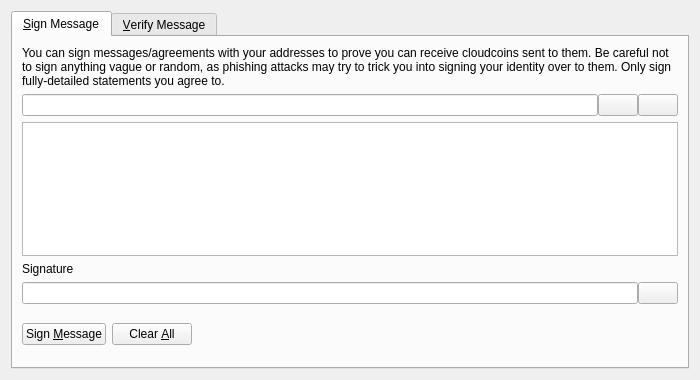
<?xml version="1.0" encoding="UTF-8"?>
<ui version="4.0">
 <class>SignVerifyMessageDialog</class>
 <widget class="QDialog" name="SignVerifyMessageDialog">
  <property name="geometry">
   <rect>
    <x>0</x>
    <y>0</y>
    <width>700</width>
    <height>380</height>
   </rect>
  </property>
  <property name="windowTitle">
   <string>Signatures - Sign / Verify a Message</string>
  </property>
  <property name="modal">
   <bool>true</bool>
  </property>
  <layout class="QVBoxLayout" name="verticalLayout">
   <item>
    <widget class="QTabWidget" name="tabWidget">
     <property name="currentIndex">
      <number>0</number>
     </property>
     <widget class="QWidget" name="tabSignMessage">
      <attribute name="title">
       <string>&amp;Sign Message</string>
      </attribute>
      <layout class="QVBoxLayout" name="verticalLayout_SM">
       <item>
        <widget class="QLabel" name="infoLabel_SM">
         <property name="text">
          <string>You can sign messages/agreements with your addresses to prove you can receive cloudcoins sent to them. Be careful not to sign anything vague or random, as phishing attacks may try to trick you into signing your identity over to them. Only sign fully-detailed statements you agree to.</string>
         </property>
         <property name="textFormat">
          <enum>Qt::PlainText</enum>
         </property>
         <property name="wordWrap">
          <bool>true</bool>
         </property>
        </widget>
       </item>
       <item>
        <layout class="QHBoxLayout" name="horizontalLayout_1_SM">
         <property name="spacing">
          <number>0</number>
         </property>
         <item>
          <widget class="QValidatedLineEdit" name="addressIn_SM">
           <property name="toolTip">
            <string>The Cloudcoin address to sign the message with</string>
           </property>
          </widget>
         </item>
         <item>
          <widget class="QPushButton" name="addressBookButton_SM">
           <property name="toolTip">
            <string>Choose previously used address</string>
           </property>
           <property name="text">
            <string/>
           </property>
           <property name="icon">
            <iconset resource="../bitcoin.qrc">
             <normaloff>:/icons/address-book</normaloff>:/icons/address-book</iconset>
           </property>
           <property name="shortcut">
            <string>Alt+A</string>
           </property>
           <property name="autoDefault">
            <bool>false</bool>
           </property>
          </widget>
         </item>
         <item>
          <widget class="QPushButton" name="pasteButton_SM">
           <property name="toolTip">
            <string>Paste address from clipboard</string>
           </property>
           <property name="text">
            <string/>
           </property>
           <property name="icon">
            <iconset resource="../bitcoin.qrc">
             <normaloff>:/icons/editpaste</normaloff>:/icons/editpaste</iconset>
           </property>
           <property name="shortcut">
            <string>Alt+P</string>
           </property>
           <property name="autoDefault">
            <bool>false</bool>
           </property>
          </widget>
         </item>
        </layout>
       </item>
       <item>
        <widget class="QPlainTextEdit" name="messageIn_SM">
         <property name="toolTip">
          <string>Enter the message you want to sign here</string>
         </property>
        </widget>
       </item>
       <item>
        <widget class="QLabel" name="signatureLabel_SM">
         <property name="text">
          <string>Signature</string>
         </property>
         <property name="textFormat">
          <enum>Qt::PlainText</enum>
         </property>
        </widget>
       </item>
       <item>
        <layout class="QHBoxLayout" name="horizontalLayout_2_SM">
         <property name="spacing">
          <number>0</number>
         </property>
         <item>
          <widget class="QLineEdit" name="signatureOut_SM">
           <property name="font">
            <font>
             <italic>true</italic>
            </font>
           </property>
           <property name="readOnly">
            <bool>true</bool>
           </property>
          </widget>
         </item>
         <item>
          <widget class="QPushButton" name="copySignatureButton_SM">
           <property name="toolTip">
            <string>Copy the current signature to the system clipboard</string>
           </property>
           <property name="text">
            <string/>
           </property>
           <property name="icon">
            <iconset resource="../bitcoin.qrc">
             <normaloff>:/icons/editcopy</normaloff>:/icons/editcopy</iconset>
           </property>
           <property name="autoDefault">
            <bool>false</bool>
           </property>
          </widget>
         </item>
        </layout>
       </item>
       <item>
        <layout class="QHBoxLayout" name="horizontalLayout_3_SM">
         <item>
          <widget class="QPushButton" name="signMessageButton_SM">
           <property name="toolTip">
            <string>Sign the message to prove you own this Cloudcoin address</string>
           </property>
           <property name="text">
            <string>Sign &amp;Message</string>
           </property>
           <property name="icon">
            <iconset resource="../bitcoin.qrc">
             <normaloff>:/icons/edit</normaloff>:/icons/edit</iconset>
           </property>
           <property name="autoDefault">
            <bool>false</bool>
           </property>
          </widget>
         </item>
         <item>
          <widget class="QPushButton" name="clearButton_SM">
           <property name="toolTip">
            <string>Reset all sign message fields</string>
           </property>
           <property name="text">
            <string>Clear &amp;All</string>
           </property>
           <property name="icon">
            <iconset resource="../bitcoin.qrc">
             <normaloff>:/icons/remove</normaloff>:/icons/remove</iconset>
           </property>
           <property name="autoDefault">
            <bool>false</bool>
           </property>
          </widget>
         </item>
         <item>
          <spacer name="horizontalSpacer_1_SM">
           <property name="orientation">
            <enum>Qt::Horizontal</enum>
           </property>
           <property name="sizeHint" stdset="0">
            <size>
             <width>40</width>
             <height>48</height>
            </size>
           </property>
          </spacer>
         </item>
         <item>
          <widget class="QLabel" name="statusLabel_SM">
           <property name="font">
            <font>
             <weight>75</weight>
             <bold>true</bold>
            </font>
           </property>
           <property name="text">
            <string/>
           </property>
           <property name="wordWrap">
            <bool>true</bool>
           </property>
          </widget>
         </item>
         <item>
          <spacer name="horizontalSpacer_2_SM">
           <property name="orientation">
            <enum>Qt::Horizontal</enum>
           </property>
           <property name="sizeHint" stdset="0">
            <size>
             <width>40</width>
             <height>48</height>
            </size>
           </property>
          </spacer>
         </item>
        </layout>
       </item>
      </layout>
     </widget>
     <widget class="QWidget" name="tabVerifyMessage">
      <attribute name="title">
       <string>&amp;Verify Message</string>
      </attribute>
      <layout class="QVBoxLayout" name="verticalLayout_VM">
       <item>
        <widget class="QLabel" name="infoLabel_VM">
         <property name="text">
          <string>Enter the receiver's address, message (ensure you copy line breaks, spaces, tabs, etc. exactly) and signature below to verify the message. Be careful not to read more into the signature than what is in the signed message itself, to avoid being tricked by a man-in-the-middle attack. Note that this only proves the signing party receives with the address, it cannot prove sendership of any transaction!</string>
         </property>
         <property name="textFormat">
          <enum>Qt::PlainText</enum>
         </property>
         <property name="alignment">
          <set>Qt::AlignLeading|Qt::AlignLeft|Qt::AlignTop</set>
         </property>
         <property name="wordWrap">
          <bool>true</bool>
         </property>
        </widget>
       </item>
       <item>
        <layout class="QHBoxLayout" name="horizontalLayout_1_VM">
         <property name="spacing">
          <number>0</number>
         </property>
         <item>
          <widget class="QValidatedLineEdit" name="addressIn_VM">
           <property name="toolTip">
            <string>The Cloudcoin address the message was signed with</string>
           </property>
          </widget>
         </item>
         <item>
          <widget class="QPushButton" name="addressBookButton_VM">
           <property name="toolTip">
            <string>Choose previously used address</string>
           </property>
           <property name="text">
            <string/>
           </property>
           <property name="icon">
            <iconset resource="../bitcoin.qrc">
             <normaloff>:/icons/address-book</normaloff>:/icons/address-book</iconset>
           </property>
           <property name="shortcut">
            <string>Alt+A</string>
           </property>
           <property name="autoDefault">
            <bool>false</bool>
           </property>
          </widget>
         </item>
        </layout>
       </item>
       <item>
        <widget class="QPlainTextEdit" name="messageIn_VM"/>
       </item>
       <item>
        <widget class="QValidatedLineEdit" name="signatureIn_VM"/>
       </item>
       <item>
        <layout class="QHBoxLayout" name="horizontalLayout_2_VM">
         <item>
          <widget class="QPushButton" name="verifyMessageButton_VM">
           <property name="toolTip">
            <string>Verify the message to ensure it was signed with the specified Cloudcoin address</string>
           </property>
           <property name="text">
            <string>Verify &amp;Message</string>
           </property>
           <property name="icon">
            <iconset resource="../bitcoin.qrc">
             <normaloff>:/icons/transaction_0</normaloff>:/icons/transaction_0</iconset>
           </property>
           <property name="autoDefault">
            <bool>false</bool>
           </property>
          </widget>
         </item>
         <item>
          <widget class="QPushButton" name="clearButton_VM">
           <property name="toolTip">
            <string>Reset all verify message fields</string>
           </property>
           <property name="text">
            <string>Clear &amp;All</string>
           </property>
           <property name="icon">
            <iconset resource="../bitcoin.qrc">
             <normaloff>:/icons/remove</normaloff>:/icons/remove</iconset>
           </property>
           <property name="autoDefault">
            <bool>false</bool>
           </property>
          </widget>
         </item>
         <item>
          <spacer name="horizontalSpacer_1_VM">
           <property name="orientation">
            <enum>Qt::Horizontal</enum>
           </property>
           <property name="sizeHint" stdset="0">
            <size>
             <width>40</width>
             <height>48</height>
            </size>
           </property>
          </spacer>
         </item>
         <item>
          <widget class="QLabel" name="statusLabel_VM">
           <property name="font">
            <font>
             <weight>75</weight>
             <bold>true</bold>
            </font>
           </property>
           <property name="text">
            <string/>
           </property>
           <property name="wordWrap">
            <bool>true</bool>
           </property>
          </widget>
         </item>
         <item>
          <spacer name="horizontalSpacer_2_VM">
           <property name="orientation">
            <enum>Qt::Horizontal</enum>
           </property>
           <property name="sizeHint" stdset="0">
            <size>
             <width>40</width>
             <height>48</height>
            </size>
           </property>
          </spacer>
         </item>
        </layout>
       </item>
      </layout>
     </widget>
    </widget>
   </item>
  </layout>
 </widget>
 <customwidgets>
  <customwidget>
   <class>QValidatedLineEdit</class>
   <extends>QLineEdit</extends>
   <header>qvalidatedlineedit.h</header>
  </customwidget>
 </customwidgets>
 <resources>
  <include location="../bitcoin.qrc"/>
 </resources>
 <connections/>
</ui>
